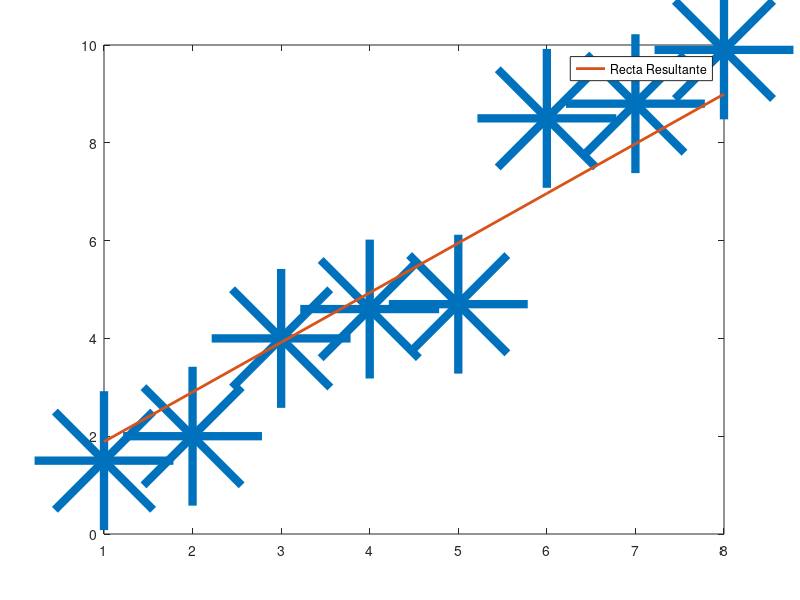

The MATLAB script that drew this image:
#N = 8;
#Sx = 44;
#Sy = 44;
#Sxy = 314.9;
#Sxx = 320;
#Syy = 313.2;
#XX = 3.066;
x = 1:1:8

format short
disp("\n")
xi = [1; 2; 3; 5; 6; 8; 9; 10]
disp("\n")
yi = [1.5; 2; 4; 4.6; 4.7; 8.5; 8.8; 9.9]
disp("\n")


xiyi = xi.*yi
disp("\n")
xi2 = xi.*xi
disp("\n")
yi2 = yi.*yi
disp("\n")

N = length(xi)
Sx = sum(xi)
Sy = sum(yi)
Sxy = sum(xiyi)
Sxx = sum(xi2)
Syy = sum(yi2)


n = (Sxx * Sy - Sx * Sxy) / (N * Sxx - Sx * Sx)
m = (N * Sxy - Sx * Sy) / (N * Sxx - Sx * Sx)
r = (N * Sxy - Sx * Sy) / (sqrt(N * Sxx - Sx * Sx) * sqrt(N * Syy - Sy * Sy))

nmxy = (n+(m*xi)-yi).^2
XX = sum(nmxy)

Em = sqrt((N / (N * Sxx - Sx * Sx)) * ((XX) / (N - 2)))
En = sqrt( (Sxx / (N * Sxx - Sx * Sx)) * (XX) / (N - 2) )
y = (m + Em) * x + (n +En);



#plot(x, xi,"-;xi;" , x, yi, "-;yi;", x, xiyi, "-;xiyi;", x, xi2,"-;xixi;", x, yi2, "-;yiyi;", x, nmxy, "-;nmxy;", x, y, "-;Recta;")
#plot(x, xi, "-;XI;", 'linewidth', 10,)

plot(x, yi, "*  ", 'linewidth', 100, x, y, "-;Recta Resultante;", 'linewidth', 2)

#plot(x, xi,"-;xi;" ,'linewidth', 10)
 #plotyy(x, yi, "-;yi;",'linewidth', 10)
 #plotyy(x, xiyi, "-;xiyi;",'linewidth', 10)
 #plotyy(x, xi2,"-;xixi;",'linewidth', 10)
 #plotyy(x, yi2, "-;yiyi;", 'linewidth', 10)
 #plotyy(x, nmxy, "-;nmxy;", 'linewidth', 10)








#y = (m + Em) * x + (n +En)